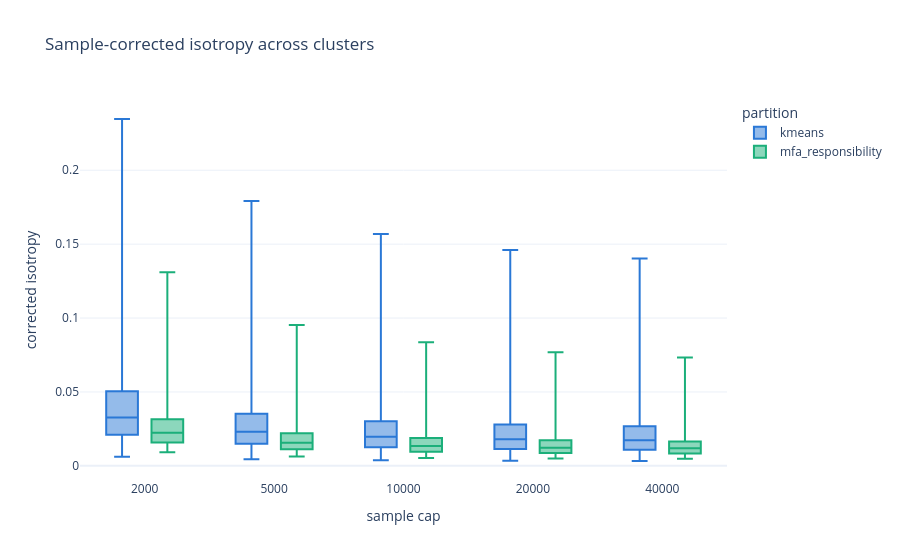
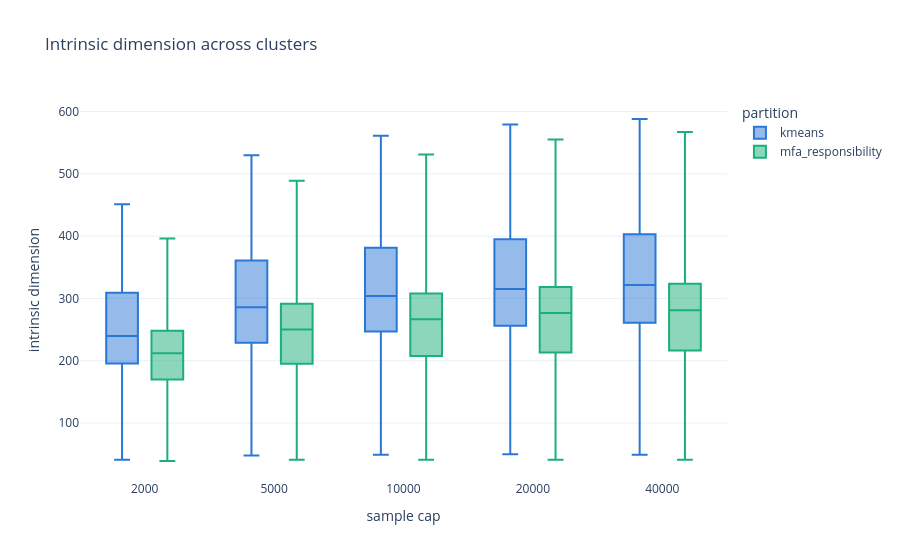

Notebook code cell kept with these figures, in order:
### Markdown cell above
## Per-cluster distributions

### Code cell
plot_metrics = metrics.assign(sample_cap=metrics['sample_cap'].astype(str))
fig = px.box(
    plot_metrics, x='sample_cap', y='sample_corrected_isotropy', color='partition',
    color_discrete_map=colors, points=False, template='plotly_white',
    title='Sample-corrected isotropy across clusters',
)
fig.update_layout(xaxis_title='sample cap', yaxis_title='corrected isotropy')
fig.show()

fig = px.box(
    plot_metrics, x='sample_cap', y='intrinsic_dim', color='partition',
    color_discrete_map=colors, points=False, template='plotly_white',
    title='Intrinsic dimension across clusters',
)
fig.update_layout(xaxis_title='sample cap', yaxis_title='intrinsic dimension')
fig.show()

### Figure 1 — Plotly figure (JSON) as saved in the notebook; plotly's stock layout.template omitted (floating-point values rounded to 4 significant figures; data arrays with more than 128 entries replaced by an {"elided": "..."} marker saying what was removed)
{"data": [{"alignmentgroup": "True", "boxpoints": false, "hovertemplate": "partition=kmeans<br>sample_cap=%{x}<br>sample_corrected_isotropy=%{y}<extra></extra>", "legendgroup": "kmeans", "marker": {"color": "#2a78d6"}, "name": "kmeans", "notched": false, "offsetgroup": "kmeans", "orientation": "v", "showlegend": true, "type": "box", "x": {"elided": "640 str values"}, "x0": " ", "xaxis": "x", "y": {"elided": "640 float values"}, "y0": " ", "yaxis": "y"}, {"alignmentgroup": "True", "boxpoints": false, "hovertemplate": "partition=mfa_responsibility<br>sample_cap=%{x}<br>sample_corrected_isotropy=%{y}<extra></extra>", "legendgroup": "mfa_responsibility", "marker": {"color": "#1baf7a"}, "name": "mfa_responsibility", "notched": false, "offsetgroup": "mfa_responsibility", "orientation": "v", "showlegend": true, "type": "box", "x": {"elided": "640 str values"}, "x0": " ", "xaxis": "x", "y": {"elided": "640 float values"}, "y0": " ", "yaxis": "y"}], "layout": {"boxmode": "group", "legend": {"title": {"text": "partition"}, "tracegroupgap": 0}, "title": {"text": "Sample-corrected isotropy across clusters"}, "xaxis": {"anchor": "y", "domain": [0, 1], "title": {"text": "sample cap"}}, "yaxis": {"anchor": "x", "domain": [0, 1], "title": {"text": "corrected isotropy"}}}}

### Figure 2 — Plotly figure (JSON) as saved in the notebook; plotly's stock layout.template omitted (floating-point values rounded to 4 significant figures; data arrays with more than 128 entries replaced by an {"elided": "..."} marker saying what was removed)
{"data": [{"alignmentgroup": "True", "boxpoints": false, "hovertemplate": "partition=kmeans<br>sample_cap=%{x}<br>intrinsic_dim=%{y}<extra></extra>", "legendgroup": "kmeans", "marker": {"color": "#2a78d6"}, "name": "kmeans", "notched": false, "offsetgroup": "kmeans", "orientation": "v", "showlegend": true, "type": "box", "x": {"elided": "640 str values"}, "x0": " ", "xaxis": "x", "y": {"elided": "640 int values"}, "y0": " ", "yaxis": "y"}, {"alignmentgroup": "True", "boxpoints": false, "hovertemplate": "partition=mfa_responsibility<br>sample_cap=%{x}<br>intrinsic_dim=%{y}<extra></extra>", "legendgroup": "mfa_responsibility", "marker": {"color": "#1baf7a"}, "name": "mfa_responsibility", "notched": false, "offsetgroup": "mfa_responsibility", "orientation": "v", "showlegend": true, "type": "box", "x": {"elided": "640 str values"}, "x0": " ", "xaxis": "x", "y": {"elided": "640 int values"}, "y0": " ", "yaxis": "y"}], "layout": {"boxmode": "group", "legend": {"title": {"text": "partition"}, "tracegroupgap": 0}, "title": {"text": "Intrinsic dimension across clusters"}, "xaxis": {"anchor": "y", "domain": [0, 1], "title": {"text": "sample cap"}}, "yaxis": {"anchor": "x", "domain": [0, 1], "title": {"text": "intrinsic dimension"}}}}
